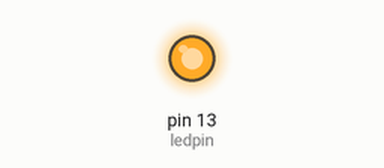
Recording of a sketch running on a simulated Arduino Uno, built with avr-gcc and run on an emulated ATmega328P. On the bench: output pins drawn as LEDs (lit = HIGH).

Above: at 0.75 s.
At 10.5 s:
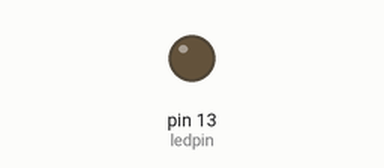
Timing chart, 0 to 26.0 s (numbered marks = the images above):
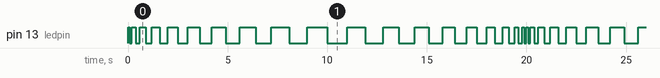

Measured:
- by itself, pin 13 (ledpin): moves between LOW and HIGH, repeating every 20.0 s
- by itself, everything shown: repeats every 20.0 s, in 38 steps

The sketch:

ledblinkdelay.ino
```cpp
const int ledpin = 13;

void setup() {
  pinMode(ledpin, OUTPUT);
  Serial.begin(9600);
}

void loop() {
  static int delayperiod = 100;
  static int direction = 1;

  digitalWrite(ledpin, HIGH);
  delay(delayperiod);
  digitalWrite(ledpin, LOW);
  delay(delayperiod);

  direction = countdir(delayperiod, direction);


  delayperiod = delayperiod + 100 * direction;

}

int countdir(int delayperiod, int direction) {
  if ((delayperiod >= 1000) || (delayperiod <= 0)) {
    direction *= -1;
  }
  return direction;
}
```
